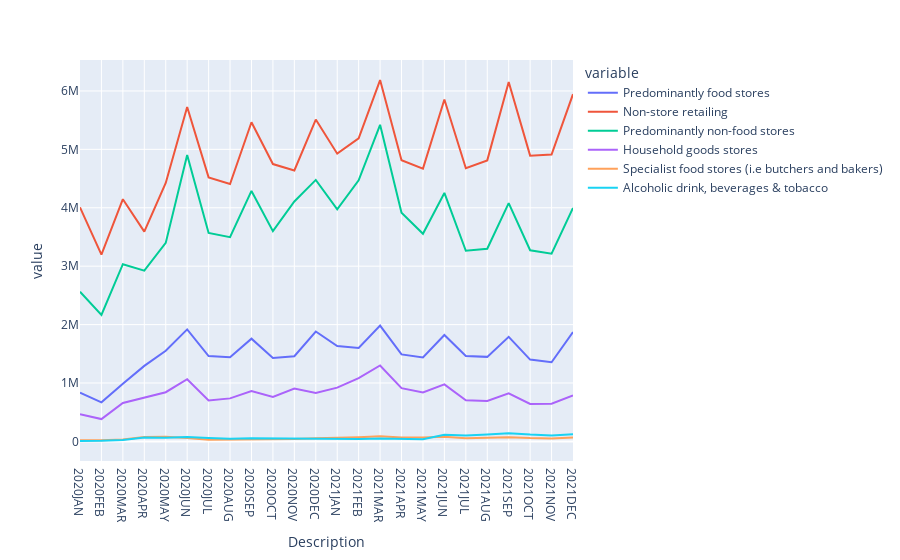

The cell this chart's notebook holds for it:
### Code cell
import plotly.express as px # linechart to show value of sales across selected timeline - during covid
dfb = df_COVID
df = px.data.tips()
fig = px.line(dfb, x='Description', y=['Predominantly food stores', 'Non-store retailing', 'Predominantly non-food stores', 'Household goods stores', 'Specialist food stores (i.e butchers and bakers)', 'Alcoholic drink, beverages & tobacco', 'Household goods stores'])
fig.show()

### Figure 1 — Plotly figure (JSON) as saved in the notebook; plotly's stock layout.template omitted (floating-point values rounded to 4 significant figures)
{"data": [{"hovertemplate": "variable=Predominantly food stores<br>Description=%{x}<br>value=%{y}<extra></extra>", "legendgroup": "Predominantly food stores", "line": {"color": "#636efa", "dash": "solid"}, "marker": {"symbol": "circle"}, "mode": "lines", "name": "Predominantly food stores", "orientation": "v", "showlegend": true, "type": "scatter", "x": ["2020JAN", "2020FEB", "2020MAR", "2020APR", "2020MAY", "2020JUN", "2020JUL", "2020AUG", "2020SEP", "2020OCT", "2020NOV", "2020DEC", "2021JAN", "2021FEB", "2021MAR", "2021APR", "2021MAY", "2021JUN", "2021JUL", "2021AUG", "2021SEP", "2021OCT", "2021NOV", "2021DEC"], "xaxis": "x", "y": [834812, 669982, 986452, 1292805, 1552790, 1917827, 1461252, 1441285, 1759297, 1429029, 1458303, 1881265, 1631905, 1598938, 1984093, 1490321, 1438505, 1821238, 1461553, 1447709, 1791318, 1401036, 1354782, 1873787], "yaxis": "y"}, {"hovertemplate": "variable=Non-store retailing<br>Description=%{x}<br>value=%{y}<extra></extra>", "legendgroup": "Non-store retailing", "line": {"color": "#EF553B", "dash": "solid"}, "marker": {"symbol": "circle"}, "mode": "lines", "name": "Non-store retailing", "orientation": "v", "showlegend": true, "type": "scatter", "x": ["2020JAN", "2020FEB", "2020MAR", "2020APR", "2020MAY", "2020JUN", "2020JUL", "2020AUG", "2020SEP", "2020OCT", "2020NOV", "2020DEC", "2021JAN", "2021FEB", "2021MAR", "2021APR", "2021MAY", "2021JUN", "2021JUL", "2021AUG", "2021SEP", "2021OCT", "2021NOV", "2021DEC"], "xaxis": "x", "y": [4007049, 3197842, 4146349, 3590797, 4425770, 5725612, 4520343, 4406845, 5463752, 4747993, 4638503, 5509558, 4926026, 5189282, 6186393, 4812819, 4670777, 5854095, 4677521, 4811433, 6153480, 4892325, 4912015, 5944149], "yaxis": "y"}, {"hovertemplate": "variable=Predominantly non-food stores<br>Description=%{x}<br>value=%{y}<extra></extra>", "legendgroup": "Predominantly non-food stores", "line": {"color": "#00cc96", "dash": "solid"}, "marker": {"symbol": "circle"}, "mode": "lines", "name": "Predominantly non-food stores", "orientation": "v", "showlegend": true, "type": "scatter", "x": ["2020JAN", "2020FEB", "2020MAR", "2020APR", "2020MAY", "2020JUN", "2020JUL", "2020AUG", "2020SEP", "2020OCT", "2020NOV", "2020DEC", "2021JAN", "2021FEB", "2021MAR", "2021APR", "2021MAY", "2021JUN", "2021JUL", "2021AUG", "2021SEP", "2021OCT", "2021NOV", "2021DEC"], "xaxis": "x", "y": [2563821, 2167151, 3034576, 2922930, 3398078, 4905048, 3567981, 3495912, 4288537, 3600530, 4107569, 4476698, 3972779, 4470488, 5420548, 3914387, 3554912, 4253489, 3264292, 3298074, 4078939, 3273196, 3214688, 3995813], "yaxis": "y"}, {"hovertemplate": "variable=Household goods stores<br>Description=%{x}<br>value=%{y}<extra></extra>", "legendgroup": "Household goods stores", "line": {"color": "#ab63fa", "dash": "solid"}, "marker": {"symbol": "circle"}, "mode": "lines", "name": "Household goods stores", "orientation": "v", "showlegend": true, "type": "scatter", "x": ["2020JAN", "2020FEB", "2020MAR", "2020APR", "2020MAY", "2020JUN", "2020JUL", "2020AUG", "2020SEP", "2020OCT", "2020NOV", "2020DEC", "2021JAN", "2021FEB", "2021MAR", "2021APR", "2021MAY", "2021JUN", "2021JUL", "2021AUG", "2021SEP", "2021OCT", "2021NOV", "2021DEC"], "xaxis": "x", "y": [464108, 382834, 658820, 749539, 842787, 1064940, 701182, 736934, 861242, 761073, 904039, 828828, 920312, 1084450, 1299929, 911870, 839519, 976036, 705323, 692406, 822560, 640401, 646295, 786799], "yaxis": "y"}, {"hovertemplate": "variable=Specialist food stores (i.e butchers and bakers)<br>Description=%{x}<br>value=%{y}<extra></extra>", "legendgroup": "Specialist food stores (i.e butchers and bakers)", "line": {"color": "#FFA15A", "dash": "solid"}, "marker": {"symbol": "circle"}, "mode": "lines", "name": "Specialist food stores (i.e butchers and bakers)", "orientation": "v", "showlegend": true, "type": "scatter", "x": ["2020JAN", "2020FEB", "2020MAR", "2020APR", "2020MAY", "2020JUN", "2020JUL", "2020AUG", "2020SEP", "2020OCT", "2020NOV", "2020DEC", "2021JAN", "2021FEB", "2021MAR", "2021APR", "2021MAY", "2021JUN", "2021JUL", "2021AUG", "2021SEP", "2021OCT", "2021NOV", "2021DEC"], "xaxis": "x", "y": [21029, 18754, 34673, 74598, 78343, 60754, 30332, 31484, 40816, 31290, 40320, 54580, 58031, 71587, 87716, 65748, 66391, 78679, 54050, 56657, 71381, 57156, 51131, 65917], "yaxis": "y"}, {"hovertemplate": "variable=Alcoholic drink, beverages & tobacco<br>Description=%{x}<br>value=%{y}<extra></extra>", "legendgroup": "Alcoholic drink, beverages & tobacco", "line": {"color": "#19d3f3", "dash": "solid"}, "marker": {"symbol": "circle"}, "mode": "lines", "name": "Alcoholic drink, beverages & tobacco", "orientation": "v", "showlegend": true, "type": "scatter", "x": ["2020JAN", "2020FEB", "2020MAR", "2020APR", "2020MAY", "2020JUN", "2020JUL", "2020AUG", "2020SEP", "2020OCT", "2020NOV", "2020DEC", "2021JAN", "2021FEB", "2021MAR", "2021APR", "2021MAY", "2021JUN", "2021JUL", "2021AUG", "2021SEP", "2021OCT", "2021NOV", "2021DEC"], "xaxis": "x", "y": [8244, 9906, 26288, 65175, 62912, 74285, 59667, 46515, 52823, 49924, 52532, 43017, 45080, 40510, 51074, 39713, 36501, 112960, 103649, 118698, 141770, 117439, 103282, 124793], "yaxis": "y"}], "layout": {"legend": {"title": {"text": "variable"}, "tracegroupgap": 0}, "margin": {"t": 60}, "xaxis": {"anchor": "y", "domain": [0, 1], "title": {"text": "Description"}}, "yaxis": {"anchor": "x", "domain": [0, 1], "title": {"text": "value"}}}}
